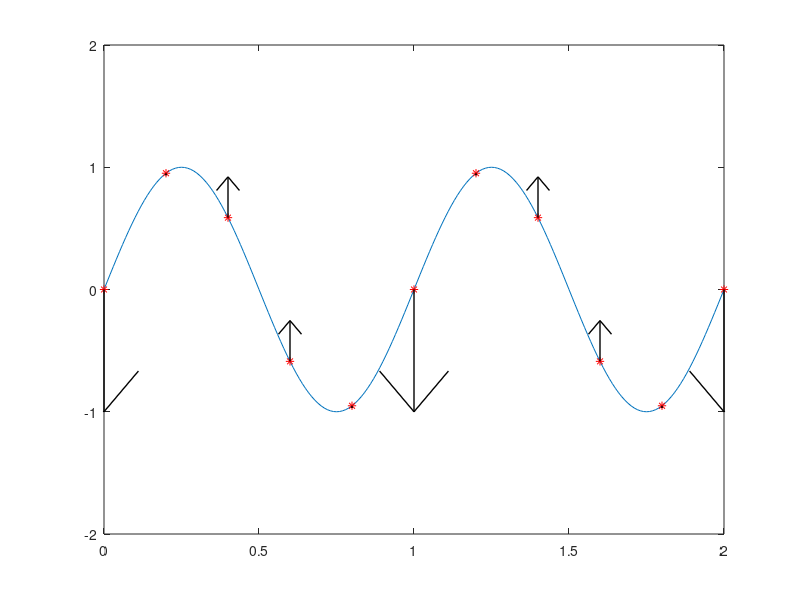

This figure's MATLAB source: (Note: this script raises an error after producing the figure.)
clc, clear, close all
x = 0:0.01:2;
x_dot = 0:0.2:2;
drawArrow = @(x,y,varargin) quiver( x(1),y(1),x(2)-x(1),y(2)-y(1),0, varargin{:} ) 
while 1
    for i = 0:0.05:2
        plot(x, sin(2*pi*x - pi*i), x_dot, sin(2*pi*x_dot - pi*i), '*r')
        hold on
        for ar = 1:11
            x1 = [x_dot(ar) x_dot(ar)];
            A = 1 - abs(sin(2*pi*x_dot(ar) - pi*i));
            y = sin(2*pi*x_dot(ar) - pi*i);
            y1 = [y, y - A * cos(2*pi*x_dot(ar) - pi*i)];
            drawArrow(x1, y1, 'linewidth', 1, 'color', 'k')
        end
        hold off
        xlim([0 2])
        ylim([-2 2])
        frame = getframe;
        image = frame2im(frame);
        [X, cmap] = rgb2ind(image, 256);
        if i == 0
            imwrite(X, cmap, 'myanim.gif', 'gif', 'LoopCount', Inf, ...
                'DelayTime', 1/24);
        else
            imwrite(X, cmap, 'myanim.gif', 'gif', 'WriteMode', 'append', ...
                'DelayTime', 1/24);
        end
    end
end